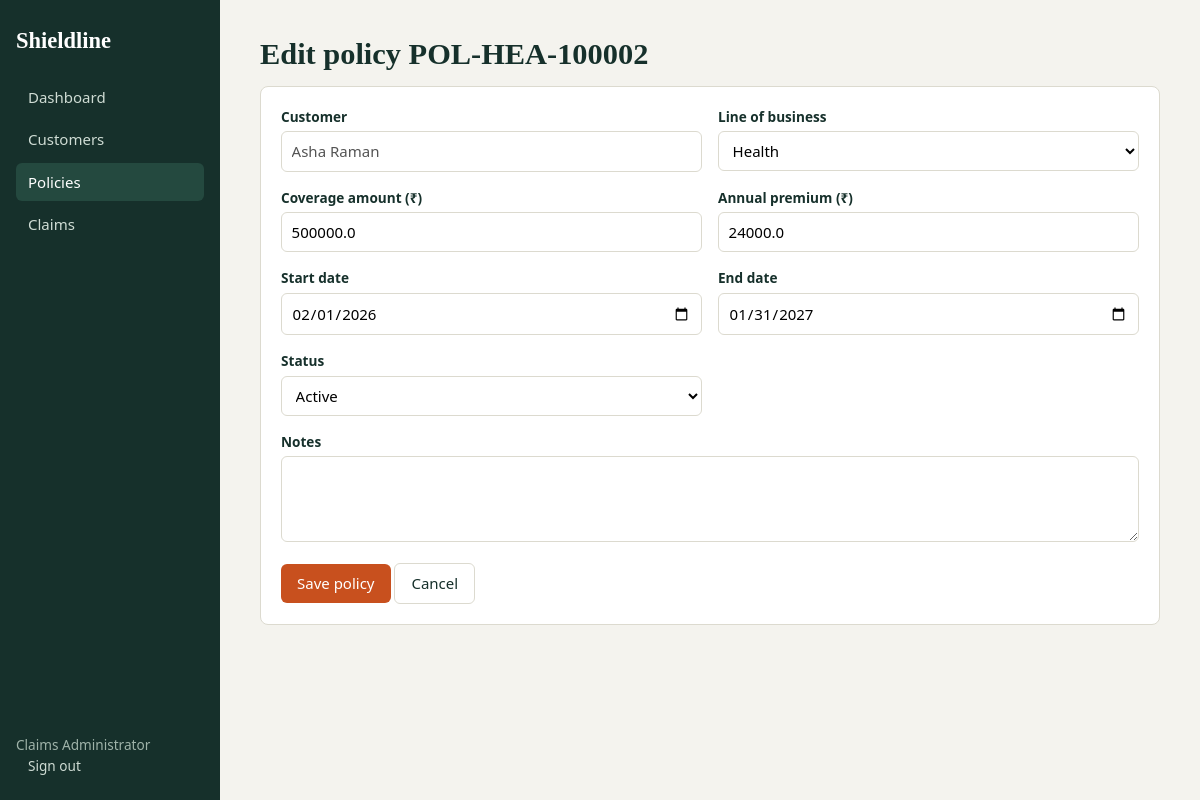
Page /policies/2/edit (signed in) on the committed database.
### tables this page shows
CREATE TABLE policies(id INTEGER PRIMARY KEY, policy_no TEXT UNIQUE, customer_id INTEGER NOT NULL REFERENCES customers(id),
  line TEXT, coverage REAL, premium REAL, start_date TEXT, end_date TEXT, status TEXT DEFAULT 'Active', notes TEXT);

CREATE TABLE customers(id INTEGER PRIMARY KEY, name TEXT NOT NULL, email TEXT, phone TEXT, dob TEXT, address TEXT, city TEXT);

### app.py (the view)
@app.route("/policies/<int:pid>/edit", methods=["GET", "POST"])
@login_required
def policy_edit(pid):
    p = q("SELECT p.*, cu.name FROM policies p JOIN customers cu ON cu.id=p.customer_id WHERE p.id=?", (pid,), one=True)
    return policy_form(p) if p else ("", 404)

### app.py (called while the page is built, shortened)
def db():
    if "db" not in g:
        g.db = sqlite3.connect(DB)
        g.db.row_factory = sqlite3.Row
        g.db.execute("PRAGMA foreign_keys=ON")
    return g.db

def q(sql, args=(), one=False):
    cur = db().execute(sql, args)
    rows = cur.fetchall()
    db().commit()
    return (rows[0] if rows else None) if one else rows

def login_required(f):
    @wraps(f)
    def w(*a, **k):
        if "user" not in session:
            return redirect(url_for("login", next=request.path))
        return f(*a, **k)
    return w

@app.context_processor
def ctx():
    return dict(LINES=LINES, POLICY_STATUS=POLICY_STATUS, CLAIM_STATUS=CLAIM_STATUS)

def policy_form(p=None):
    customers = q("SELECT id,name FROM customers ORDER BY name")
    return render_template("policy_form.html", p=p or request.form or {"customer_id": request.args.get("customer_id", type=int)},
                           customers=customers, editing=bool(p))

### templates/policy_form.html
{% extends "base.html" %}{% block title %}Policy{% endblock %}{% block body %}
<h1>{{ 'Edit policy ' ~ p.policy_no if editing else 'Issue policy' }}</h1>
<form method="post" class="card f">
<div><label>Customer</label>{% if editing %}<input value="{{ p.name }}" disabled>{% else %}<select name="customer_id" required><option value="">Choose customer</option>
{% for c in customers %}<option value="{{ c.id }}" {{ 'selected' if c.id|string==(p.customer_id|string) }}>{{ c.name }}</option>{% endfor %}</select>{% endif %}</div>
<div><label>Line of business</label><select name="line">{% for l in LINES %}<option {{ 'selected' if l==p.line }}>{{ l }}</option>{% endfor %}</select></div>
<div><label>Coverage amount (₹)</label><input type="number" min="1" name="coverage" value="{{ p.coverage }}" required></div>
<div><label>Annual premium (₹)</label><input type="number" min="1" name="premium" value="{{ p.premium }}" required></div>
<div><label>Start date</label><input type="date" name="start_date" value="{{ p.start_date }}" required></div><div><label>End date</label><input type="date" name="end_date" value="{{ p.end_date }}" required></div>
{% if editing %}<div><label>Status</label><select name="status">{% for s in POLICY_STATUS %}<option {{ 'selected' if s==p.status }}>{{ s }}</option>{% endfor %}</select></div>{% endif %}
<div class="full"><label>Notes</label><textarea name="notes" rows="3">{{ p.notes or '' }}</textarea></div>
<div class="full"><button class="btn">Save policy</button> <a class="btn alt" href="{{ url_for('policies') }}">Cancel</a></div></form>{% endblock %}

### static/style.css (style rules this page uses)
:root { --ink:#16302b;--paper:#f4f3ee;--card:#fff;--line:#dcdacf;--accent:#c8501e;--muted:#667570;--ok:#1d7a4d;--bad:#b3261e }
* { box-sizing:border-box }
body { margin:0;font:15px/1.5 "Segoe UI",system-ui,sans-serif;color:var(--ink);background:var(--paper) }
h1,h2,h3 { font-family:Georgia,"Times New Roman",serif;margin:0 0 .5rem }
h1 { font-size:1.9rem }
a { color:var(--accent) }
.card { background:var(--card);border:1px solid var(--line);border-radius:8px;padding:1.25rem;margin-bottom:1.25rem }
.btn { display:inline-block;background:var(--accent);color:#fff;border:0;padding:.5rem 1rem;border-radius:6px;cursor:pointer;text-decoration:none;font:inherit }
.btn.alt { background:transparent;color:var(--ink);border:1px solid var(--line) }
form.f { display:grid;grid-template-columns:1fr 1fr;gap:1rem }
form.f .full { grid-column:1/-1 }
label { display:block;font-weight:600;font-size:.85rem;margin-bottom:.25rem }
input,select,textarea { width:100%;padding:.5rem .6rem;border:1px solid var(--line);border-radius:6px;font:inherit;background:#fff }

### rows in the picture
policies: policy_no "Edit policy POL-HEA-100002", coverage "500000.0", premium "24000.0", start_date "02/01/2026", end_date "01/31/2027"
customers: name "Asha Raman"

### other values in the picture
{{ session.user }} "Claims Administrator"
form field line "Health"
form field status "Active"
